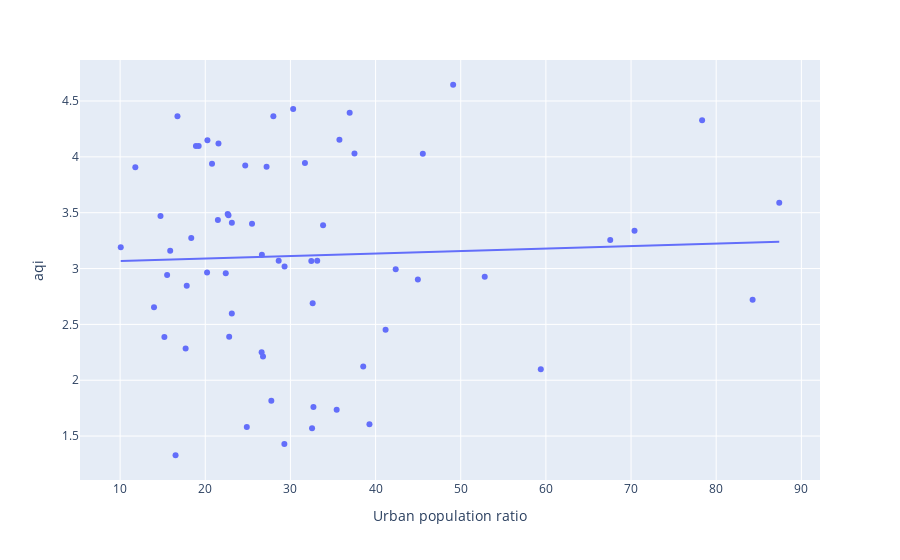

The notebook cell this image was saved under:
### Markdown cell above
__Visualize__

We will visualize this using a scatter plot with a linear regression line to see the relationshiop between two features.

### Code cell
fig = px.scatter(avg_data, x='Urban population ratio', y='aqi', trendline='ols', hover_name='location')
fig.show()

### Figure 1 — Plotly figure (JSON) as saved in the notebook; plotly's stock layout.template omitted (floating-point values rounded to 4 significant figures)
{"data": [{"hovertemplate": "<b>%{hovertext}</b><br><br>Urban population ratio=%{x}<br>aqi=%{y}<extra></extra>", "hovertext": ["An Giang", "Ba Ria - Vung Tau", "Bac Giang", "Bac Kan", "Bac Lieu", "Bac Ninh", "Ben Tre", "Binh Dinh", "Binh Duong", "Binh Phuoc", "Binh Thuan", "Ca Mau", "Can Tho", "Cao Bang", "Da Nang", "Dak Lak", "Dak Nong", "Dien Bien", "Dong Nai", "Dong Thap", "Gia Lai", "Ha Giang", "Ha Nam", "Ha Noi", "Ha Tinh", "Hai Duong", "Hai Phong", "Hau Giang", "Hoa Binh", "Hung Yen", "Khanh Hoa", "Kien Giang", "Kon Tum", "Lai Chau", "Lam Dong", "Lang Son", "Lao Cai", "Long An", "Nam Dinh", "Nghe An", "Ninh Binh", "Ninh Thuan", "Phu Tho", "Phu Yen", "Quang Binh", "Quang Nam", "Quang Ngai", "Quang Ninh", "Quang Tri", "Soc Trang", "Son La", "TP. Ho Chi Minh", "Tay Ninh", "Thai Binh", "Thai Nguyen", "Thanh Hoa", "Thua Thien - Hue", "Tien Giang", "Tra Vinh", "Tuyen Quang", "Vinh Long", "Vinh Phuc", "Yen Bai"], "legendgroup": "", "marker": {"color": "#636efa", "symbol": "circle"}, "mode": "markers", "name": "", "orientation": "v", "showlegend": false, "type": "scatter", "x": [33.83, 59.4, 18.9, 22.63, 27.76, 36.96, 10.08, 41.18, 84.28, 26.78, 38.55, 22.81, 70.41, 25.49, 87.4, 24.88, 16.51, 15.2, 44.96, 20.21, 29.29, 15.88, 28.0, 49.11, 22.41, 31.7, 45.55, 28.62, 24.69, 16.74, 42.36, 29.31, 32.54, 17.69, 39.28, 23.12, 26.65, 18.35, 20.25, 15.52, 21.55, 35.43, 19.23, 32.7, 23.12, 26.62, 21.48, 67.56, 32.61, 33.15, 13.98, 78.34, 32.45, 11.79, 35.75, 27.2, 52.82, 14.74, 17.82, 37.52, 22.73, 30.32, 20.79], "xaxis": "x", "y": [3.389, 2.098, 4.096, 3.489, 1.816, 4.396, 3.191, 2.452, 2.72, 2.212, 2.122, 2.39, 3.339, 3.401, 3.589, 1.581, 1.328, 2.387, 2.902, 2.964, 1.429, 3.159, 4.363, 4.646, 2.957, 3.945, 4.029, 3.069, 3.923, 4.363, 2.993, 3.018, 1.57, 2.284, 1.606, 3.409, 3.124, 3.273, 4.15, 2.942, 4.12, 1.736, 4.098, 1.761, 2.598, 2.251, 3.435, 3.255, 2.688, 3.069, 2.652, 4.327, 3.067, 3.908, 4.154, 3.912, 2.926, 3.471, 2.846, 4.03, 3.478, 4.429, 3.938], "yaxis": "y"}, {"hovertemplate": "<b>OLS trendline</b><br>aqi = 0.00225141 * Urban population ratio + 3.044<br>R<sup>2</sup>=0.001959<br><br>Urban population ratio=%{x}<br>aqi=%{y} <b>(trend)</b><extra></extra>", "legendgroup": "", "marker": {"color": "#636efa", "symbol": "circle"}, "mode": "lines", "name": "", "showlegend": false, "type": "scatter", "x": [10.08, 11.79, 13.98, 14.74, 15.2, 15.52, 15.88, 16.51, 16.74, 17.69, 17.82, 18.35, 18.9, 19.23, 20.21, 20.25, 20.79, 21.48, 21.55, 22.41, 22.63, 22.73, 22.81, 23.12, 23.12, 24.69, 24.88, 25.49, 26.62, 26.65, 26.78, 27.2, 27.76, 28.0, 28.62, 29.29, 29.31, 30.32, 31.7, 32.45, 32.54, 32.61, 32.7, 33.15, 33.83, 35.43, 35.75, 36.96, 37.52, 38.55, 39.28, 41.18, 42.36, 44.96, 45.55, 49.11, 52.82, 59.4, 67.56, 70.41, 78.34, 84.28, 87.4], "xaxis": "x", "y": [3.067, 3.071, 3.075, 3.077, 3.078, 3.079, 3.08, 3.081, 3.082, 3.084, 3.084, 3.085, 3.087, 3.087, 3.09, 3.09, 3.091, 3.092, 3.093, 3.094, 3.095, 3.095, 3.095, 3.096, 3.096, 3.1, 3.1, 3.101, 3.104, 3.104, 3.104, 3.105, 3.106, 3.107, 3.108, 3.11, 3.11, 3.112, 3.115, 3.117, 3.117, 3.117, 3.118, 3.119, 3.12, 3.124, 3.125, 3.127, 3.128, 3.131, 3.132, 3.137, 3.139, 3.145, 3.147, 3.155, 3.163, 3.178, 3.196, 3.203, 3.22, 3.234, 3.241], "yaxis": "y"}], "layout": {"legend": {"tracegroupgap": 0}, "margin": {"t": 60}, "xaxis": {"anchor": "y", "domain": [0, 1], "title": {"text": "Urban population ratio"}}, "yaxis": {"anchor": "x", "domain": [0, 1], "title": {"text": "aqi"}}}}
